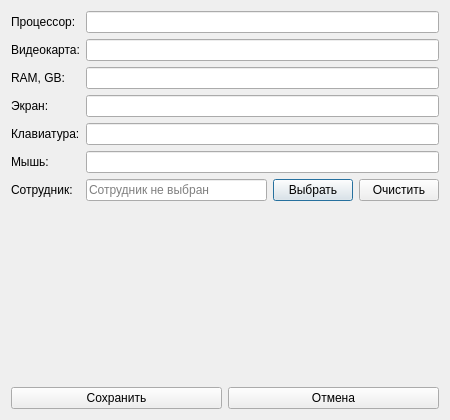
<?xml version="1.0" encoding="UTF-8"?>
<ui version="4.0">
 <class>ComputerDialog</class>
 <widget class="QDialog" name="ComputerDialog">
  <property name="geometry">
   <rect>
    <x>0</x>
    <y>0</y>
    <width>450</width>
    <height>420</height>
   </rect>
  </property>
  <property name="windowTitle">
   <string>Добавление компьютера</string>
  </property>
  <layout class="QVBoxLayout" name="verticalLayout">
   <item>
    <layout class="QFormLayout" name="formLayout">
     <item row="0" column="0">
      <widget class="QLabel" name="labelProcessor">
       <property name="text">
        <string>Процессор:</string>
       </property>
      </widget>
     </item>
     <item row="0" column="1">
      <widget class="QLineEdit" name="editProcessor"/>
     </item>
     <item row="1" column="0">
      <widget class="QLabel" name="labelVideoCard">
       <property name="text">
        <string>Видеокарта:</string>
       </property>
      </widget>
     </item>
     <item row="1" column="1">
      <widget class="QLineEdit" name="editVideoCard"/>
     </item>
     <item row="2" column="0">
      <widget class="QLabel" name="labelRam">
       <property name="text">
        <string>RAM, GB:</string>
       </property>
      </widget>
     </item>
     <item row="2" column="1">
      <widget class="QLineEdit" name="editRam"/>
     </item>
     <item row="3" column="0">
      <widget class="QLabel" name="labelScreen">
       <property name="text">
        <string>Экран:</string>
       </property>
      </widget>
     </item>
     <item row="3" column="1">
      <widget class="QLineEdit" name="editScreen"/>
     </item>
     <item row="4" column="0">
      <widget class="QLabel" name="labelKeyboard">
       <property name="text">
        <string>Клавиатура:</string>
       </property>
      </widget>
     </item>
     <item row="4" column="1">
      <widget class="QLineEdit" name="editKeyboard"/>
     </item>
     <item row="5" column="0">
      <widget class="QLabel" name="labelMouse">
       <property name="text">
        <string>Мышь:</string>
       </property>
      </widget>
     </item>
     <item row="5" column="1">
      <widget class="QLineEdit" name="editMouse"/>
     </item>
     <item row="6" column="0">
      <widget class="QLabel" name="labelEmployee">
       <property name="text">
        <string>Сотрудник:</string>
       </property>
      </widget>
     </item>
     <item row="6" column="1">
      <layout class="QHBoxLayout" name="employeeLayout">
       <item>
        <widget class="QLineEdit" name="editEmployeeFullName">
         <property name="readOnly">
          <bool>true</bool>
         </property>
         <property name="placeholderText">
          <string>Сотрудник не выбран</string>
         </property>
        </widget>
       </item>
       <item>
        <widget class="QPushButton" name="btnSelectEmployee">
         <property name="text">
          <string>Выбрать</string>
         </property>
        </widget>
       </item>
       <item>
        <widget class="QPushButton" name="btnClearEmployee">
         <property name="text">
          <string>Очистить</string>
         </property>
        </widget>
       </item>
      </layout>
     </item>
    </layout>
   </item>
   <item>
    <layout class="QHBoxLayout" name="horizontalLayout">
     <item>
      <widget class="QPushButton" name="btnSave">
       <property name="text">
        <string>Сохранить</string>
       </property>
      </widget>
     </item>
     <item>
      <widget class="QPushButton" name="btnCancel">
       <property name="text">
        <string>Отмена</string>
       </property>
      </widget>
     </item>
    </layout>
   </item>
  </layout>
 </widget>
 <resources/>
 <connections/>
</ui>
